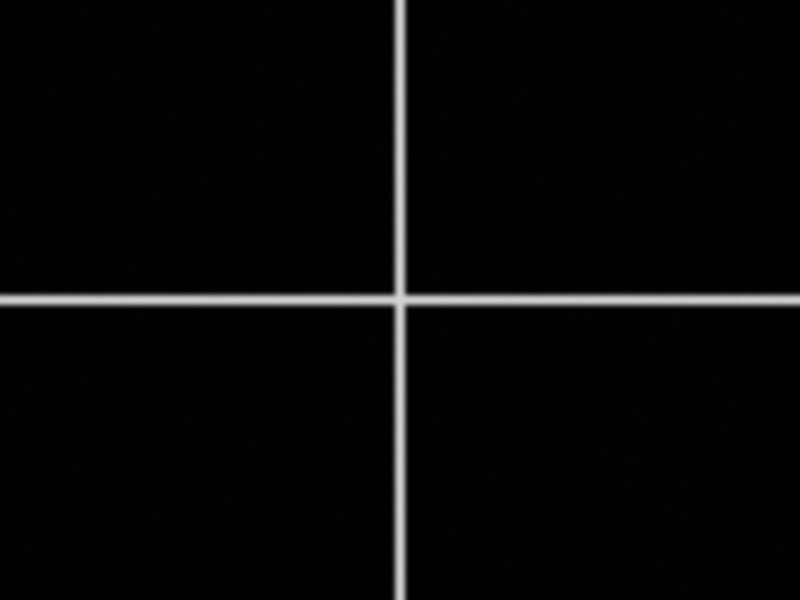
#> input picture data/final_new_5m5_1.png, 1600 x 1200 px (shown at 1/2 size)
$ python imgprocess.py
#> lines starting #> are read from the running program, lines starting #| are printed output that depends on the picture; long printed decimals are rounded
### imageprocess.py
import cv2.cv2 as cv
import numpy as np
import scipy as sp
import matplotlib.pyplot as plt
from scipy.optimize import curve_fit
from astropy.modeling import models, fitting

# 解决中文显示问题
plt.rcParams['font.sans-serif'] = ['SimHei']
plt.rcParams['axes.unicode_minus'] = False
POINT = 25


# guss fit
def guss_fit(x, a, sigma, miu):
    return a * np.exp(-((x - miu) ** 2) / (2 * sigma ** 2))


# arctanx fit ｙ＝Ａａｒｃｔａｎ（ωｘ＋φ）＋ｍ
def arctanx_fit(x, k, owmega, fai, m):
    '''''
    ｘ＝－φ/ω
    '''''
    return k * np.arctan(owmega * x + fai) + m


# poly fit
# f(x) = ax^3+bx^2+cx+d
def poly_fit(x, a, b, c, d):
    """''
    x = -b/3a
    ''"""
    return a * x ** 3 + b * x ** 2 + c * x + d


# 2 poly fit
# f(x) = a*x**2+b*x+c
def poly_fit_2(x, a, b, c):
    # x = - b/(2*a)
    return a * x**2 + b*x + c


# tanh(x) fit
# f(x) = A*tanh(w*x+f)+l
# [5 lines left out: function tanh, not called in this run]


# cosh(x) fit
#  f(x) = A*cosh(w*x+f) + m
def cosh_fit(x, a, w, f, m):
    # x = -w/f
    return a * np.cosh(w * x + f) + m


# sigmoid fit
# f(x) = a/(1+exp(-(x-b)/c)) + d
# [4 lines left out: function sigmoid, not called in this run]


# line fit
# f(x) = a * x + b
def line_fit(x, a, b):

    return a * x + b

### imgprocess.py
import cv2.cv2 as cv
import numpy as np
import scipy as sp
import matplotlib.pyplot as plt
from scipy.optimize import curve_fit
from astropy.modeling import models, fitting
from imageprocess import *
# 解决中文显示问题
plt.rcParams['font.sans-serif'] = ['SimHei']
plt.rcParams['axes.unicode_minus'] = False
POINT = 25

img0 = cv.imread('data/final_new_5m5_1.png', 0)
#> img0 is the input picture: shape (1200, 1600); min 0, max 219, mean 7.2

# [5 lines of commented-out code are left out]

x0 = np.linspace(0, 49, POINT * 2)
y0 = img0[0][775:825]
#> y0 = 50 values, max 211 at index 25, min 0 at index 0, mean 84.24
plt.figure(0)
plt.plot(x0, y0)
plt.text(5, 150, "模拟边缘曲线")
plt.figure(1)
x1 = x0[0:24]
y1 = y0[0:24]
#> y1 = 24 values, max 209 at index 23, min 0 at index 0, mean 77.29
plt.plot(x1, y1)
plt.text(5, 150, "模拟边缘曲线_1d_1")
plt.figure(2)
x2 = x0[25:49]
y2 = 220 - y0[25:49]
#> y2 = 24 values, max 220 at index 20, min 9 at index 0, mean 130.4
plt.plot(x2, y2)
plt.text(25, 150, "模拟边缘曲线_1d_2")
plt.show()
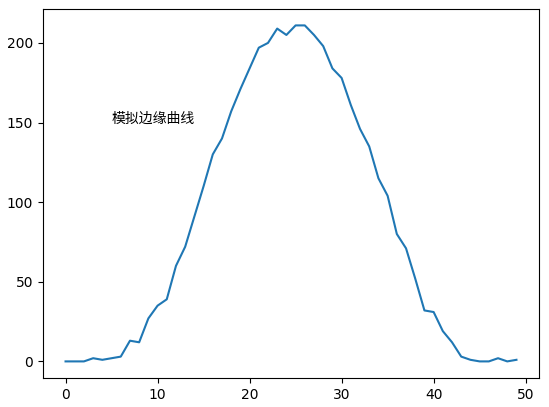
#> figure drawn by matplotlib, 1 panel; curve peaks at x = 25, y = 211
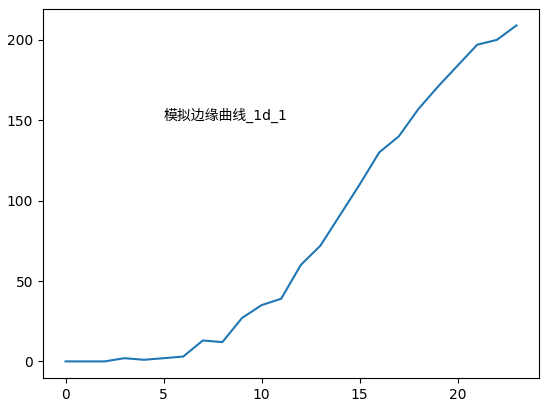
#> figure drawn by matplotlib, 1 panel; curve peaks at x = 23, y = 209
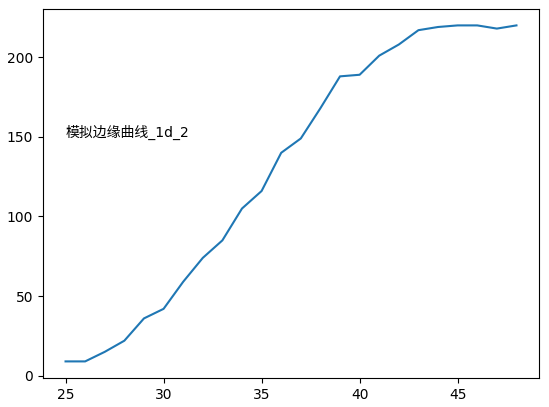
#> figure drawn by matplotlib, 1 panel; curve peaks at x = 45, y = 220

popt1, pcov1 = curve_fit(arctanx_fit, x1, y1)
#> popt1 = [92.23, 0.214, -3.24, 111]; pcov1 = [[11.32, -0.0478, 0.647, 5.27], [-0.0478, 0.000228, -0.00318, -0.0191], [0.647, -0.00318, 0.0456, 0.209], [5.27, -0.0191, 0.209, 5.12]]
popt2, pcov2 = curve_fit(arctanx_fit, x2, y2)
#> popt2 = [96.81, 0.193, -6.61, 110.3]; pcov2 = [[15.54, -0.0571, 2.02, -4.21], [-0.0571, 0.000231, -0.00813, 0.0133], [2.02, -0.00813, 0.287, -0.531], [-4.21, 0.0133, -0.531, 4.88]]
popt3, pcov3 = curve_fit(poly_fit, x1, y1)
#> popt3 = [-0.0338, 1.58, -9.54, 9.6]; pcov3 = [[2.08e-05, -0.000719, 0.00648, -0.0111], [-0.000719, 0.0256, -0.241, 0.446], [0.00648, -0.241, 2.44, -5.25], [-0.0111, 0.446, -5.25, 16.51]]
popt4, pcov4 = curve_fit(poly_fit, x2, y2)
#> popt4 = [-0.0464, 4.83, -152, 1511.4]; pcov4 = [[9.72e-06, -0.00106, 0.038, -0.442], [-0.00106, 0.117, -4.19, 48.86], [0.038, -4.19, 150.5, -1762.5], [-0.442, 48.86, -1762.5, 20710.4]]

print("------result______of______arctan(x)___fit_______------")
print(popt1)
#| [ 92.231   0.2137  -3.245 110.979]
print(pcov1)
#| [[ 1.13151844e+01 -4.77677237e-02  6.46779434e-01  5.26879749e+00]
#|  [-4.77677237e-02  2.28487037e-04 -3.18411982e-03 -1.90776291e-02]
#|  [ 6.46779434e-01 -3.18411982e-03  4.55505095e-02  2.09406125e-01]
#|  [ 5.26879749e+00 -1.90776291e-02  2.09406125e-01  5.11914687e+00]]
s1 = 775 - (popt1[2] / popt1[1]) + 0.2
#> s1 = 790.4
print(s1)
#| 790.385
print("------result______of______arctan(x)___fit------")
plt.plot(x1, y1)
plt.plot(x1, arctanx_fit(x1, *popt1))
plt.title("反正切函数拟合")
plt.text(0, 160, '梯度最大的位置: ' + str(s1))

print("------result______of______arctan(x)___fit_______------")
print(popt2)
#| [ 96.810   0.1925  -6.614 110.282]
print(pcov2)
#| [[ 1.55353466e+01 -5.70927748e-02  2.02053209e+00 -4.20906440e+00]
#|  [-5.70927748e-02  2.31096743e-04 -8.12617859e-03  1.33043843e-02]
#|  [ 2.02053209e+00 -8.12617859e-03  2.87003545e-01 -5.31286726e-01]
#|  [-4.20906440e+00  1.33043843e-02 -5.31286726e-01  4.87985364e+00]]
s2 = 775 - (popt2[2] / popt2[1]) + 0.2
#> s2 = 809.6
print(s2)
#| 809.551
print("------result______of______arctan(x)___fit------")
plt.plot(x2, y2)
plt.plot(x2, arctanx_fit(x2, *popt2))
plt.title("反正切函数拟合")
plt.text(35, 160, '梯度最大的位置: ' + str(s2))
plt.show()
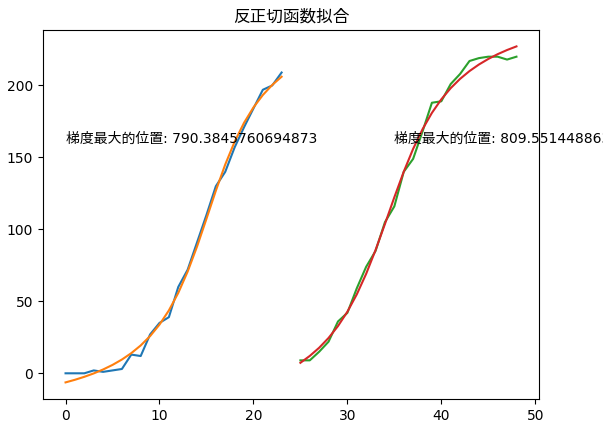
#> figure drawn by matplotlib, 1 panel; curve peaks at x = 23, y = 209; curve peaks at x = 23, y = 206.1; curve peaks at x = 45, y = 220
print((s1+s2)/2)
#| 799.968

print("------result______of______poly___fit_______------")
print(popt3)
#| [-0.03383  1.581 -9.540  9.603 ]
print(pcov3)
#| [[ 2.08468109e-05 -7.19214981e-04  6.47710415e-03 -1.10759108e-02]
#|  [-7.19214981e-04  2.55727832e-02 -2.40937017e-01  4.46200972e-01]
#|  [ 6.47710415e-03 -2.40937017e-01  2.44338171e+00 -5.24839927e+00]
#|  [-1.10759108e-02  4.46200972e-01 -5.24839927e+00  1.65094355e+01]]
s3 = 775 - (popt3[1] / (3 * popt3[0]))
#> s3 = 790.6
print(s3)
#| 790.575
print("------result______of______poly___fit_______------")
print("------result______of______poly___fit_______------")
print(popt4)
#| [-4.64415617e-02  4.83234857e+00 -1.52013751e+02  1.51142317e+03]
print(pcov4)
#| [[ 9.71842764e-06 -1.06416779e-03  3.80058526e-02 -4.42055272e-01]
#|  [-1.06416779e-03  1.16880606e-01 -4.18750004e+00  4.88600096e+01]
#|  [ 3.80058526e-02 -4.18750004e+00  1.50530719e+02 -1.76245051e+03]
#|  [-4.42055272e-01  4.88600096e+01 -1.76245051e+03  2.07104196e+04]]
s4 = 775 - (popt4[1] / (3 * popt4[0]))
#> s4 = 809.7
print(s4)
#| 809.684
print("------result______of______poly___fit_______------")

plt.plot(x1, y1)
plt.plot(x1, poly_fit(x1, *popt3))
plt.text(0, 160, '梯度最大的位置: ' + str(s3))
plt.title("三次多项式拟合")

plt.plot(x2, y2)
plt.plot(x2, poly_fit(x2, *popt4))
plt.text(35, 160, '梯度最大的位置: ' + str(s4))
plt.title("三次多项式拟合")
plt.show()
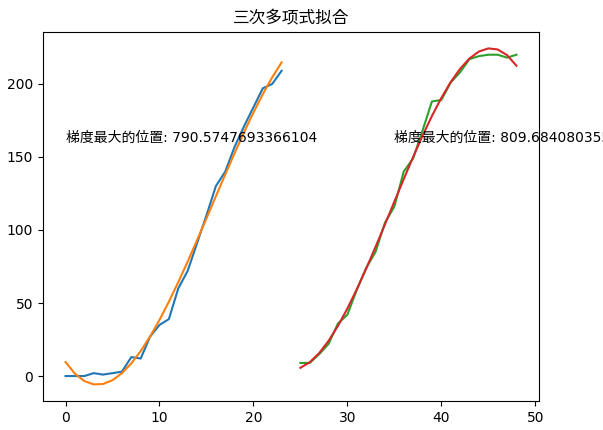
#> figure drawn by matplotlib, 1 panel; curve peaks at x = 23, y = 209; curve peaks at x = 23, y = 214.7; curve peaks at x = 45, y = 220
print((s3+s4)/2)
#| 800.129

cv.waitKey()
cv.destroyAllWindows()
